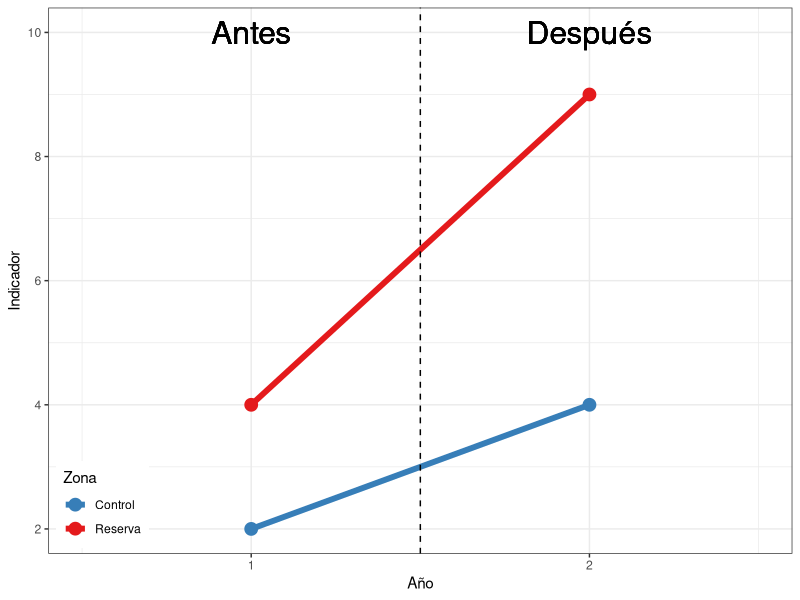
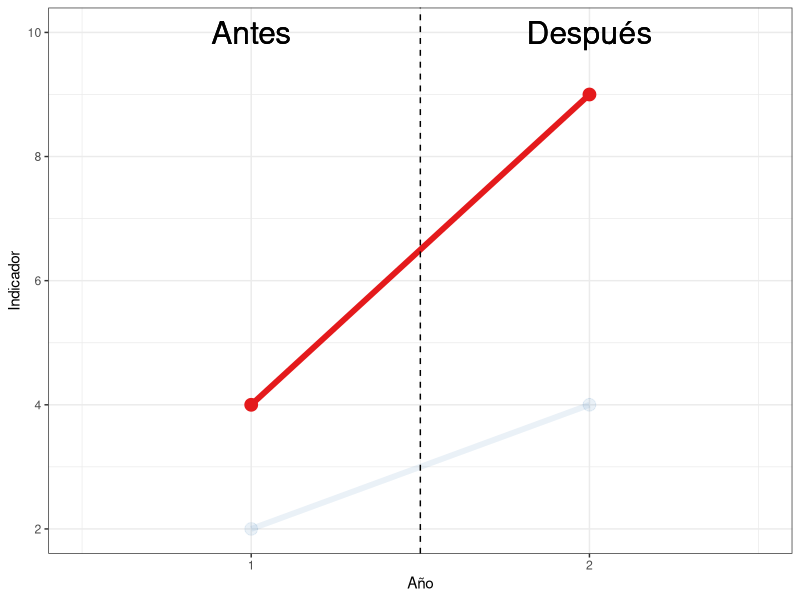
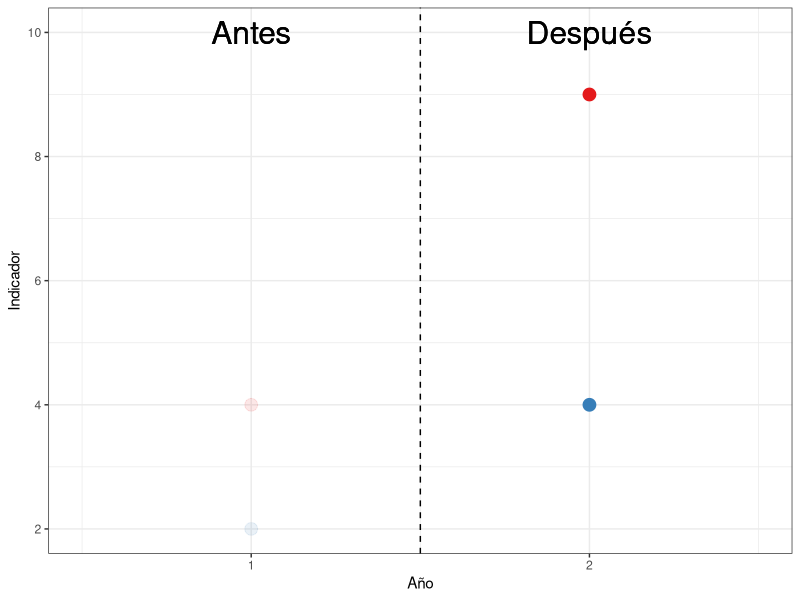
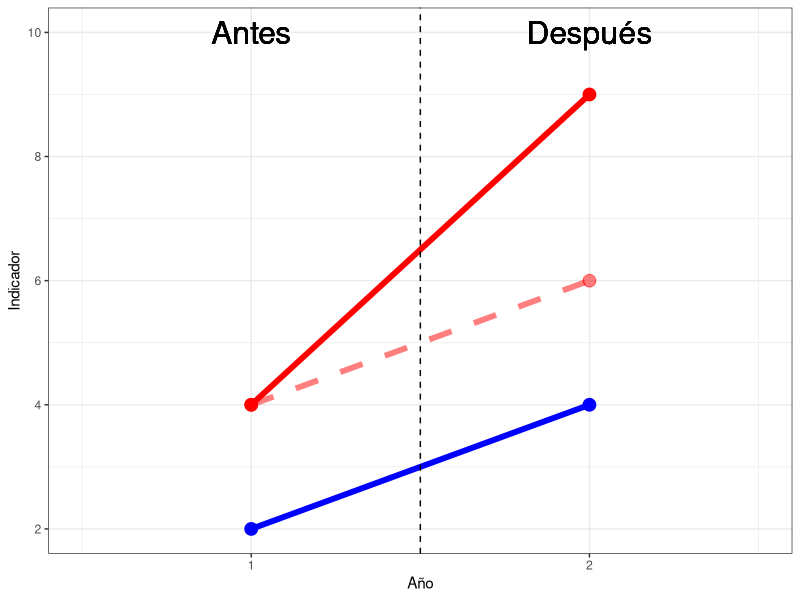

The R script that drew these images, in order:
## ---- chunk 1
knitr::opts_chunk$set(echo = FALSE)
## ---- chunk 2
suppressPackageStartupMessages(library(tidyverse))

df <- data.frame(Zona = c("Control", "Reserva"), Antes = c(2, 4), Despues = c(4, 9), stringsAsFactors = F)

knitr::kable(df,
             format = "html",
             col.names = c("Zona", "Antes", "Después")) %>% 
  kableExtra::kable_styling(full_width = F)
## ---- chunk 3
df2 <- data.frame(Tiempo = c("Antes", "Despues"), Ano = c(1, 2), stringsAsFactors = F)

gather(df, Tiempo, Valor, -Zona) %>% 
  left_join(df2, by = "Tiempo") %>% 
  ggplot(aes(x = Ano, y = Valor, color = Zona)) +
  geom_line(size = 2) +
  geom_point(size = 4) +
  theme_bw() +
  scale_color_brewer(palette = "Set1", direction = -1) +
  labs(x = "Año", y = "Indicador") +
  scale_x_continuous(breaks = c(0, 1, 2, 3), limits = c(0.5, 2.5)) +
  scale_y_continuous(limits = c(2, 10)) +
  geom_vline(xintercept = 1.5, linetype = "dashed") +
  geom_text(x = 1, y = 10, label = "Antes", color = "blacK", size = 8) +
  geom_text(x = 2, y = 10, label = "Después", color = "blacK", size = 8) +
  theme(legend.justification = c(0, 0),
        legend.position = c(0.01, 0.01))
## ---- chunk 4
df%>% 
  cbind(AD = c(NA, 5)) %>% 
  knitr::kable(format = "html",
             col.names = c("Zona", "Antes", "Después", "Cambio")) %>% 
  kableExtra::kable_styling(full_width = F)
## ---- chunk 5
gather(df, Tiempo, Valor, -Zona) %>% 
  left_join(df2, by = "Tiempo") %>% 
  ggplot(aes(x = Ano, y = Valor, color = Zona, alpha = Zona)) +
  geom_line(size = 2) +
  geom_point(size = 4) +
  theme_bw() +
  scale_color_brewer(palette = "Set1", direction = -1) +
  labs(x = "Año", y = "Indicador") +
  scale_x_continuous(breaks = c(0, 1, 2, 3), limits = c(0.5, 2.5)) +
  scale_y_continuous(limits = c(2, 10)) +
  geom_vline(xintercept = 1.5, linetype = "dashed") +
  geom_text(x = 1, y = 10, label = "Antes", color = "blacK", size = 8) +
  geom_text(x = 2, y = 10, label = "Después", color = "blacK", size = 8) +
  theme(legend.position = "None")
## ---- chunk 6

df%>% 
  rbind(data.frame(Zona = "Cambio", Antes = NA, Despues = 5)) %>%
  knitr::kable(format = "html",
             col.names = c("Zona", "Antes", "Después")) %>% 
  kableExtra::kable_styling(full_width = F)
## ---- chunk 7
gather(df, Tiempo, Valor, -Zona) %>% 
  left_join(df2, by = "Tiempo") %>% 
  ggplot(aes(x = Ano, y = Valor, color = Zona, alpha = Tiempo)) +
  geom_point(size = 4) +
  theme_bw() +
  scale_color_brewer(palette = "Set1", direction = -1) +
  labs(x = "Año", y = "Indicador") +
  scale_x_continuous(breaks = c(0, 1, 2, 3), limits = c(0.5, 2.5)) +
  scale_y_continuous(limits = c(2, 10)) +
  geom_vline(xintercept = 1.5, linetype = "dashed") +
  geom_text(x = 1, y = 10, label = "Antes", color = "blacK", size = 8) +
  geom_text(x = 2, y = 10, label = "Después", color = "blacK", size = 8) +
  theme(legend.position = "None")
## ---- chunk 8
df%>% 
  cbind(AD = c(2, 5)) %>% 
  rbind(data.frame(Zona = "Cambio", Antes = 2, Despues = 5, AD = 3)) %>%
  knitr::kable(format = "html",
             col.names = c("Zona", "Antes", "Después", "Cambio")) %>% 
  kableExtra::kable_styling(full_width = F)
## ---- chunk 9
rbind(df, data.frame(Zona = "Z", Antes = 4, Despues = 6)) %>% 
  gather(Tiempo, Valor, -Zona) %>% 
  left_join(df2, by = "Tiempo") %>% 
  ggplot(aes(x = Ano, y = Valor, color = Zona, alpha = Zona)) +
  geom_line(size = 2, aes(linetype = Zona)) +
  geom_point(size = 4) +
  theme_bw() +
  labs(x = "Año", y = "Indicador") +
  scale_x_continuous(breaks = c(0, 1, 2, 3), limits = c(0.5, 2.5)) +
  scale_y_continuous(limits = c(2, 10)) +
  geom_vline(xintercept = 1.5, linetype = "dashed") +
  geom_text(x = 1, y = 10, label = "Antes", color = "blacK", size = 8) +
  geom_text(x = 2, y = 10, label = "Después", color = "blacK", size = 8) +
  theme(legend.justification = c(0, 0),
        legend.position = "None") +
  scale_linetype_manual(values=c("solid", "solid", "dashed")) +
  scale_color_manual(values = c("blue", "red", "red")) +
  scale_alpha_manual(values = c(1, 1, 0.5))
